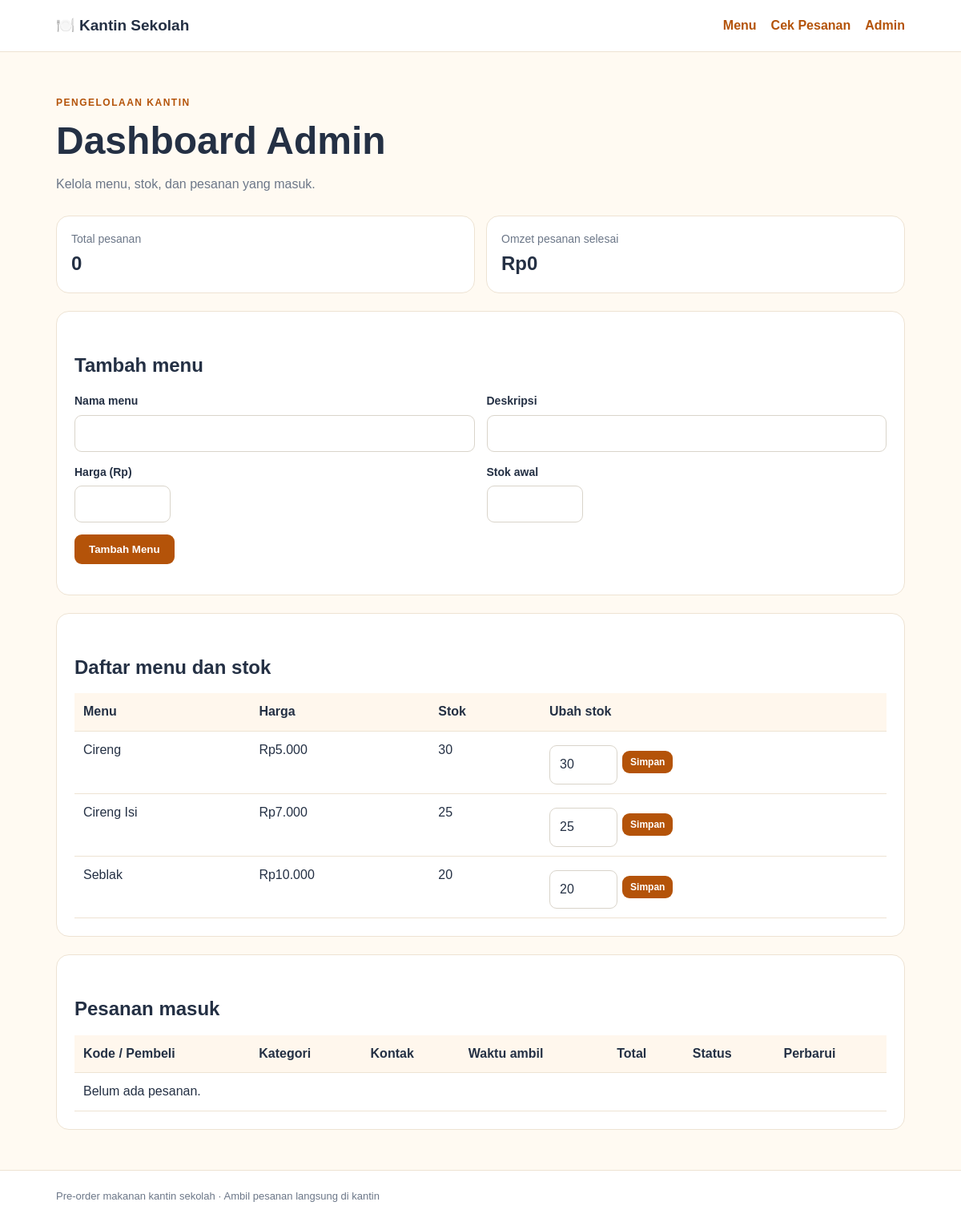
The page /admin on the database its author committed.
### tables this page shows
CREATE TABLE menu (
            id INTEGER PRIMARY KEY AUTOINCREMENT,
            nama TEXT NOT NULL,
            deskripsi TEXT DEFAULT '',
            harga INTEGER NOT NULL CHECK(harga >= 0),
            stok INTEGER NOT NULL DEFAULT 0 CHECK(stok >= 0),
            foto TEXT DEFAULT ''
        );

### app.py (the view, shortened to what this page needs)
@app.route("/admin", methods=["GET", "POST"])
def admin():
    with koneksi() as db:
        menu = db.execute("SELECT * FROM menu ORDER BY nama").fetchall()
        pesanan = db.execute("SELECT * FROM pesanan ORDER BY id DESC").fetchall()
        detail = db.execute("""
            SELECT d.*, p.kode FROM detail_pesanan d
            JOIN pesanan p ON p.id = d.pesanan_id
            ORDER BY d.id DESC
        """).fetchall()
        omzet = db.execute("SELECT COALESCE(SUM(total), 0) FROM pesanan WHERE status = 'Selesai'").fetchone()[0]
        jumlah_pesanan = db.execute("SELECT COUNT(*) FROM pesanan").fetchone()[0]
    return render_template("admin.html", menu=menu, pesanan=pesanan, detail=detail,
                           omzet=omzet, jumlah_pesanan=jumlah_pesanan)

### app.py (called while the page is built)
def koneksi():
    conn = sqlite3.connect(DB_PATH)
    conn.row_factory = sqlite3.Row
    conn.execute("PRAGMA foreign_keys = ON")
    return conn

@app.template_filter("rupiah")
def rupiah(value):
    return "Rp" + f"{int(value):,}".replace(",", ".")

### templates/admin.html (shortened to what this page needs)
{% extends "base.html" %}
{% block content %}
<section class="hero compact"><p class="eyebrow">PENGELOLAAN KANTIN</p><h1>Dashboard Admin</h1><p>Kelola menu, stok, dan pesanan yang masuk.</p></section>
<div class="stats">
  <div class="stat"><span>Total pesanan</span><strong>{{ jumlah_pesanan }}</strong></div>
  <div class="stat"><span>Omzet pesanan selesai</span><strong>{{ omzet|rupiah }}</strong></div>
</div>
<section class="panel">
<h2>Tambah menu</h2>
<form method="post" class="form-grid">
<label>Nama menu<input name="nama" required></label>
<label>Deskripsi<input name="deskripsi"></label>
<label>Harga (Rp)<input type="number" name="harga" min="0" required></label>
<label>Stok awal<input type="number" name="stok" min="0" required></label>
<div class="full"><button class="btn" type="submit">Tambah Menu</button></div>
</form>
</section>
<section class="panel">
<h2>Daftar menu dan stok</h2>
<div class="table-wrap"><table><tr><th>Menu</th><th>Harga</th><th>Stok</th><th>Ubah stok</th></tr>
{% for m in menu %}<tr><td>{{ m.nama }}</td><td>{{ m.harga|rupiah }}</td><td>{{ m.stok }}</td><td>
<form method="post" class="inline-form"><input type="number" name="stok" min="0" value="{{ m.stok }}"><button class="btn small">Simpan</button></form>
</td></tr>{% endfor %}
</table></div>
</section>
<section class="panel">
<h2>Pesanan masuk</h2>
<div class="table-wrap"><table><tr><th>Kode / Pembeli</th><th>Kategori</th><th>Kontak</th><th>Waktu ambil</th><th>Total</th><th>Status</th><th>Perbarui</th></tr>
{% for p in pesanan %}<tr>
<td><strong>{{ p.kode }}</strong><br>{{ p.nama_pembeli }}</td><td>{{ p.kategori_pembeli }}</td><td>{{ p.no_hp }}</td><td>{{ p.waktu_ambil }}</td><td>{{ p.total|rupiah }}</td><td>{{ p.status }}</td>
<td><form method="post" class="inline-form"><input type="hidden" name="aksi" value="status"><input type="hidden" name="pesanan_id" value="{{ p.id }}"><select name="status">{% for s in ['Menunggu','Diproses','Siap diambil','Selesai','Ditolak'] %}<option {% if p.status == s %}selected{% endif %}>{{ s }}</option>{% endfor %}</select><button class="btn small">Update</button></form></td>
</tr>{% else %}<tr><td colspan="7">Belum ada pesanan.</td></tr>{% endfor %}
</table></div>
</section>
{% endblock %}

### static/style.css (style rules this page uses)
:root { --ink:#243044;--muted:#6c7788;--brand:#b45309;--brand2:#f59e0b;--paper:#fff;--bg:#fffaf2;--line:#eee3d3 }
* { box-sizing:border-box }
body { margin:0;background:var(--bg);color:var(--ink);font:16px/1.55 Arial,sans-serif }
.hero { padding:42px 0 28px }
.hero h1 { font-size:clamp(30px,5vw,48px);line-height:1.1;max-width:700px;margin:8px 0 }
.hero p { color:var(--muted) }
.eyebrow { color:var(--brand)!important;font-size:12px;font-weight:800;letter-spacing:1.5px }
.compact { padding-bottom:10px }
h2 { margin:26px 0 14px }
.menu-card,.panel,.stat { background:var(--paper);border:1px solid var(--line);border-radius:16px;overflow:hidden }
label { display:block;font-weight:700;font-size:14px }
input,select,textarea { display:block;width:100%;margin-top:6px;padding:11px 12px;border:1px solid #d9d4ca;border-radius:9px;background:#fff;color:var(--ink);font:inherit }
input[type=number] { max-width:120px }
.panel { padding:22px;margin:22px 0 }
.form-grid { display:grid;grid-template-columns:repeat(2,minmax(0,1fr));gap:15px;margin:16px 0 }
.full { grid-column:1/-1 }
.btn { display:inline-block;border:0;border-radius:9px;background:var(--brand);color:white;padding:11px 18px;font-weight:700;cursor:pointer;text-decoration:none }
.small { padding:7px 10px;font-size:12px }
.stats { display:grid;grid-template-columns:repeat(2,1fr);gap:14px }
.stat { padding:18px }
.stat span { display:block;color:var(--muted);font-size:14px }
.stat strong { font-size:24px }
.table-wrap { overflow-x:auto }
table { width:100%;border-collapse:collapse;min-width:680px }
th,td { text-align:left;padding:11px;border-bottom:1px solid var(--line);vertical-align:top }
th { background:#fff7ed }
.inline-form { display:flex;align-items:center;gap:6px }
.inline-form input { width:85px }

### rows shown on the page
menu: nama "Cireng", harga|rupiah "Rp5.000", stok "30"
menu: nama "Cireng Isi", harga|rupiah "Rp7.000", stok "25"
menu: nama "Seblak", harga|rupiah "Rp10.000", stok "20"

### other values the page prints
{{ jumlah_pesanan }} "0"
{{ omzet|rupiah }} "Rp0"
